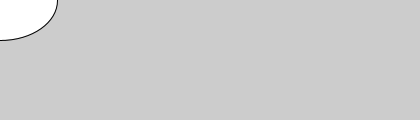
Frame 1 (no input)
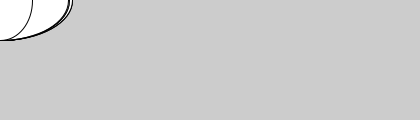
Frame 60 (the mouse pressed at the canvas centre just before this capture)
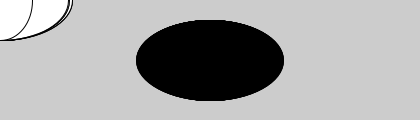
Frame 120 (the mouse held since frame 60 and released just before this capture)

The Processing sketch that drew these frames (run headless with seeded random() and noise(); from frame 60 on, the mouse is pressed at the canvas centre):

// Processing sketch: processing_75445
// ── processing_75445.pde

void setup() {
size(420, 120) ;
}

void draw() {
if (mousePressed) {
fill(0);
} else{
fill (255);
}
ellipse(mouseX, mouseY, random(50,150), 80);
}
